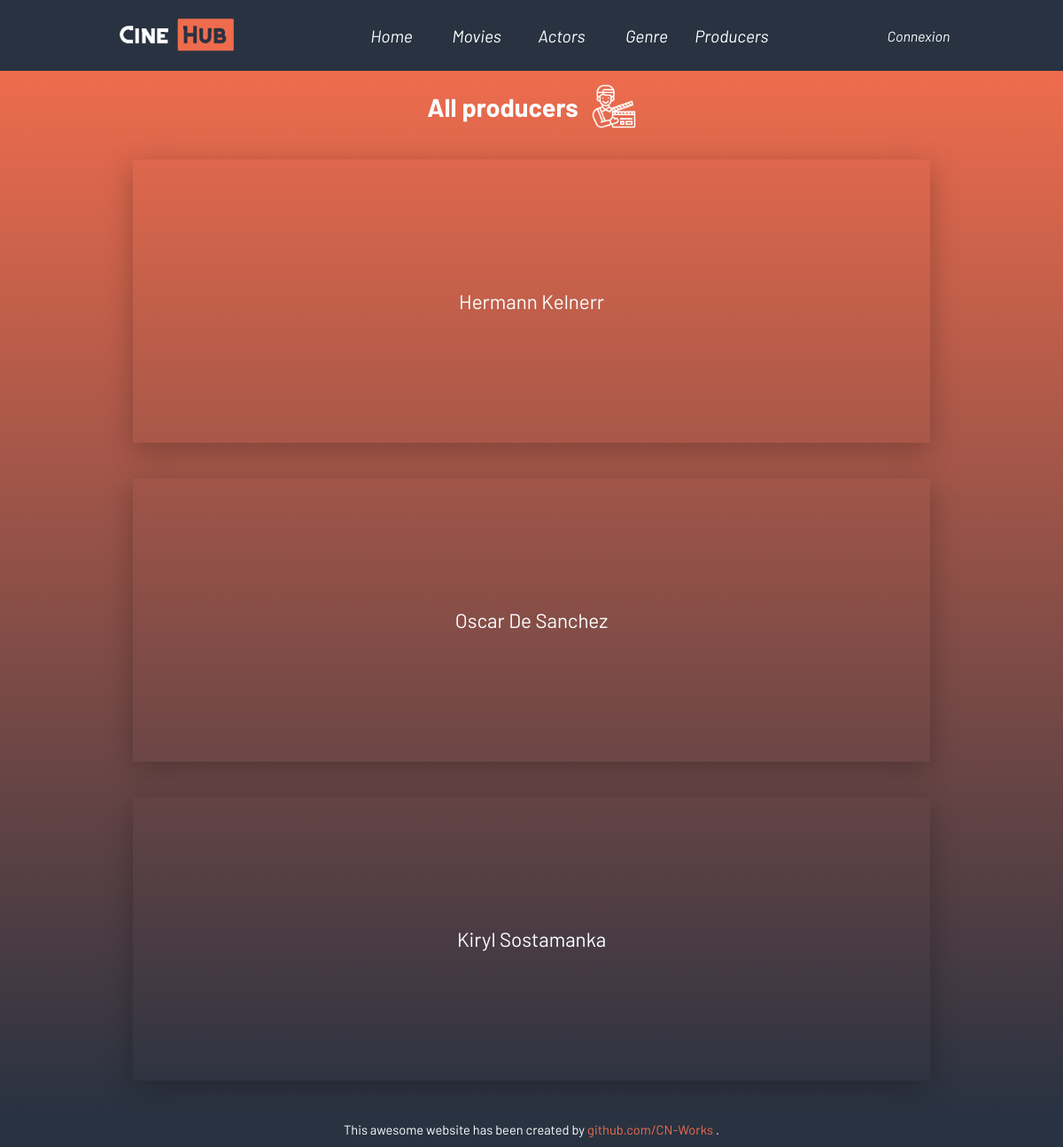
Page /index.php?action=producerList on the committed database.
### tables this page shows
CREATE TABLE IF NOT EXISTS `realisateur` (
  `id_realisateur` int NOT NULL AUTO_INCREMENT,
  `id_personne` int NOT NULL,
  PRIMARY KEY (`id_realisateur`),
  UNIQUE KEY `id_personne` (`id_personne`),
  CONSTRAINT `realisateur_ibfk_1` FOREIGN KEY (`id_personne`) REFERENCES `personne` (`id_personne`)
);

CREATE TABLE IF NOT EXISTS `personne` (
  `id_personne` int NOT NULL AUTO_INCREMENT,
  `nom` varchar(50) NOT NULL,
  `prenom` varchar(50) NOT NULL,
  `sexe` varchar(50) DEFAULT NULL,
  `dateNaissance` date NOT NULL,
  PRIMARY KEY (`id_personne`)
);

### controllers/Person_controller.php (called while the page is built, shortened)
<?php
class PersonController {
    public function findAllProducers(){
        $dao = new DAO();
        $sql = "SELECT pe.id_personne AS id_person, re.id_realisateur AS id_producer, pe.nom AS lastname, pe.prenom AS firstname, pe.dateNaissance AS dob
                FROM personne pe
                INNER JOIN realisateur re ON pe.id_personne = re.id_personne
                GROUP BY pe.id_personne";
        $producers = $dao->executeRequest($sql);
        require "views/producers/producerslisting.php";
    }
}
?>

### db/DAO.php (called while the page is built, shortened)
<?php
class DAO {
    private $db;
    public function __construct(){
        $this->db = new PDO('mysql:host=localhost;dbname=cinehub;charset=utf8', 'root', '');
    }
    public function executeRequest($sql, $params = NULL) {
        if ($params == NULL){
            $resultat = $this->db->query($sql);
        } else {
            $resultat = $this->db->prepare($sql);
            $resultat->execute($params);
        }
        return $resultat;
    }
}

### views/producers/producerslisting.php (the view, shortened to what this page needs)
<main class="producerlisting-main">
    <div class="producerlisting-head">
        <h2 class="producerlisting-head-title">All producers</h2>
        <img class="producerlisting-head-image unselectable" src="public/images/director.png" alt="A director icon">
    </div>
    <div class='producerlisting-cards'>
        <?php
            foreach ($producers->fetchAll() as $producerdata) {
                echo "
                <div class='producerlisting-card'>
                    <a class='producerlisting-card-link' href=''>".$producerdata["firstname"]." ".$producerdata["lastname"]."</a>
                </div>
                ";
            }
        ?>
    </div>
</main>
<?php
    require("views/template.php");
?>

### public/css/template.css (style rules this page uses)
* { font-family: "Barlow", sans-serif; padding : 0; margin : 0; box-sizing: border-box; }
:root { --main-dark-blue: #293241; --main-gray: #b4d7ec; --main-orange: #EE6C4D; --main-blue: #3D5A80; --main-white: #fbffff; }
.unselectable { -webkit-user-select: none; -moz-user-select: none; -ms-user-select: none; }
a { text-decoration: none; }
.producerlisting-main { min-height: 85vh; background: linear-gradient(var(--main-orange), var(--main-dark-blue)); display: flex; flex-direction: column; justify-content: space-evenly; padding: 15px 0; gap: 15px; }
.producerlisting-head { width: 100%; height: 50px; display: flex; align-items: center; justify-content: center; gap: 15px; }
.producerlisting-head-title { font-size: 1.8rem; color: var(--main-white); }
.producerlisting-head-image { height: 100%; filter: invert(); }
.producerlisting-cards { display: flex; flex-direction: column; align-items: center; justify-content: space-evenly; flex-wrap: wrap; }
.producerlisting-card { width: 75%; height: 40vh; margin: 20px 0; display: flex; flex-direction: column; align-items: center; justify-content: center; box-shadow: 0 8px 30px 0 rgba(0, 0, 0, 0.25); transition: all, 0.5s; }
.producerlisting-card-link { color: var(--main-white); font-size: 1.4rem; }

### rows in the picture
realisateur: id_personne.prenom "Hermann", id_personne.nom "Kelnerr"
realisateur: id_personne.prenom "Oscar", id_personne.nom "De Sanchez"
realisateur: id_personne.prenom "Kiryl", id_personne.nom "Sostamanka"
